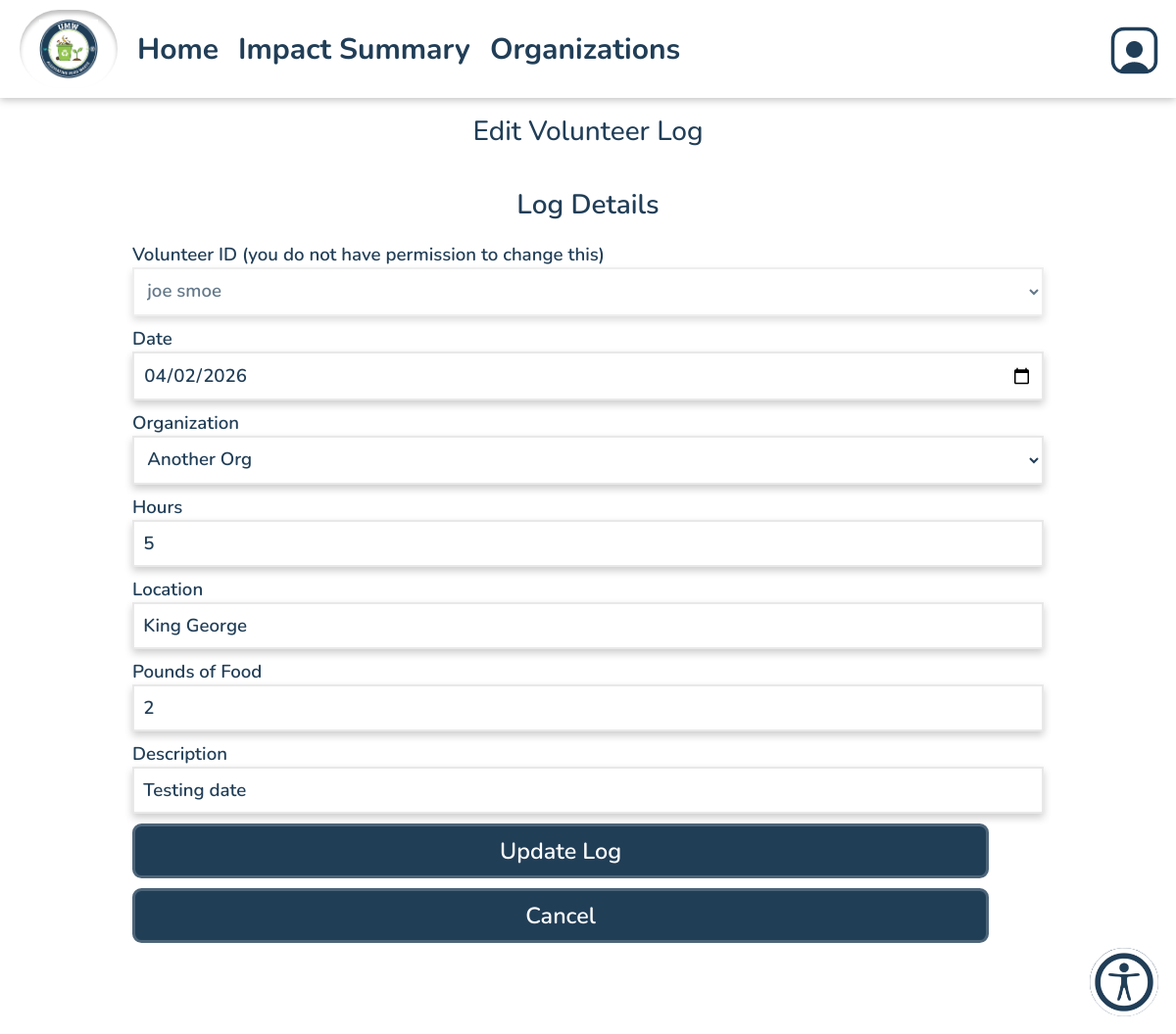
Page /editLog.php?id=15 (signed in) on the committed database.
### tables this page shows
CREATE TABLE `dbvolunteeractivity` (
  `id` int(11) NOT NULL,
  `date` date NOT NULL,
  `volunteerID` varchar(256) NOT NULL COMMENT 'referenced dbusers id (aka username)',
  `hours` float NOT NULL,
  `poundsOfFood` float DEFAULT NULL,
  `organizationID` int(11) NOT NULL,
  `location` varchar(1000) DEFAULT NULL,
  `description` text DEFAULT NULL,
  `latitude` decimal(10,8) DEFAULT NULL,
  `longitude` decimal(11,8) DEFAULT NULL,
  `archived` tinyint(4) NOT NULL DEFAULT 0
);

CREATE TABLE `dbusers` (
  `id` varchar(256) NOT NULL COMMENT 'id should be user''s username unique',
  `start_date` timestamp NOT NULL DEFAULT current_timestamp(),
  `first_name` varchar(100) NOT NULL,
  `last_name` varchar(100) NOT NULL,
  `email` varchar(100) NOT NULL,
  `password` text NOT NULL,
  `role` varchar(20) NOT NULL,
  `semester` varchar(20) NOT NULL,
  `archived` tinyint(4) NOT NULL DEFAULT 0
);

CREATE TABLE `dborganizations` (
  `id` int(11) NOT NULL,
  `name` varchar(256) NOT NULL,
  `email` varchar(256) DEFAULT NULL,
  `description` text DEFAULT NULL,
  `location` varchar(256) DEFAULT NULL,
  `archived` tinyint(4) NOT NULL DEFAULT 0
);

### database/dbUsers.php (called while the page is built, shortened)
<?php
function retrieve_all($wants_archived=false) {
    $con=connect();
    $query = "SELECT distinct * FROM dbusers";
    if ($wants_archived) {
        $query .= " WHERE archived = 1 or archived = 0";
    } else {
        $query .= " WHERE archived = 0";
    }
    $result = mysqli_query($con,$query);
    return $result;
}

### include/output.php (called while the page is built, shortened)
<?php
    function hsc($input) {
        if (is_array($input)) {
            $arr = [];
            foreach ($input as $key => $value) {
                $arr[$key] = htmlspecialchars($value ?? '');
            }
            return $arr;
        }
        return htmlspecialchars($input ?? '');
    }

### database/dbVolunteerActivity.php (called while the page is built, shortened)
<?php
function fetch_volunteer_activity_by_id($id) {
    $connection = connect();
    $id = mysqli_real_escape_string($connection, $id);
    $query = $connection->prepare("select * from dbvolunteeractivity where id = ?");
    $query->bind_param("i", $id);
    $query->execute();
    $result = $query->get_result();
    $log = mysqli_fetch_assoc($result);
    if ($log) {
        require_once('include/output.php');
        $log = hsc($log);
        return $log;
    }
    return null;
}

### database/dbOrganizations.php (called while the page is built, shortened)
<?php
function get_organizations_id_name($want_archived = false) {
    $con=connect();
    $query = "SELECT id, name FROM dborganizations WHERE archived = 0";
    $result = mysqli_query($con,$query);
    return $result;
}

### editLog.php (the view, shortened to what this page needs)
<?php
    if (isset($_SESSION['_id'])) {
        $accessLevel = $_SESSION['access_level'];
    }
    require_once('include/input-validation.php');
    require_once('include/output.php');
    require_once('database/dbVolunteerActivity.php');
    require_once('database/dbOrganizations.php');
    require_once('database/dbUsers.php');
    $args  = sanitize($_GET);
    $id    = $args['id'];
    $log = fetch_volunteer_activity_by_id($id);
    $organizations = get_organizations_id_name();
    $volunteers = retrieve_all($want_archived=false);
    require_once('include/output.php');
?>
<!DOCTYPE html>
<html>
    <head>
        <?php require_once('universal.inc') ?>
        <link rel="stylesheet" href="https://cdn.jsdelivr.net/npm/choices.js/public/assets/styles/choices.min.css" />
    </head>
    <body>
        <?php require_once('header.php') ?>
        <h1>Edit Volunteer Log</h1>
        <main class="date">
            <h2>Log Details</h2>
            <form id="edit-log-form" method="post">
                <label for ="volunteerID">Volunteer ID <?php if ($accessLevel < 3) { echo "<span>(you do not have permission to change this)</span>";} ?></label>
                <select id="volunteerID" name="volunteerID" required <?php if ($accessLevel < 3) { echo "disabled";} ?>>
                    <?php foreach ($volunteers as $volunteer): ?>
                        <?php if ($volunteer['role'] !== "Student") continue;  ?>
                        <option value="<?php echo hsc($volunteer['id']) ?>"
                            <?php if ($volunteer['id'] == $log['volunteerID']) echo 'selected'; ?>>
                            <?php echo hsc($volunteer['first_name'] . ' ' . $volunteer['last_name']) ?>
                        </option>
                    <?php endforeach; ?>
                </select>
                <label for="date">Date</label>
                <input type="date" id="date" name="date"
                    value="<?php echo hsc($log['date']) ?>" required>
                <label for="organizationID">Organization</label>
                <select id="organizationID" name="organizationID" required>
                    <?php foreach ($organizations as $org): ?>
                        <option value="<?php echo hsc($org['id']) ?>"
                            <?php if ($org['id'] == $log['organizationID']) echo 'selected'; ?>>
                            <?php echo hsc($org['name']) ?>
                        </option>
                    <?php endforeach; ?>
                </select>
                <label for="hours">Hours</label>
                <input type="number" id="hours" name="hours" min="0" step=".01" max="99"
                    value="<?php echo hsc($log['hours']) ?>" required>
                <label for="location">Location</label>
                <input type="text" id="location" name="location"
                    value="<?php echo hsc($log['location']) ?>">
                <label for="poundsOfFood">Pounds of Food</label>
                <input type="number" id="poundsOfFood" name="poundsOfFood" min="0" step="0.01" max="9999"
                    value="<?php echo hsc($log['poundsOfFood']) ?>">
                <label for="description">Description</label>
                <input type="text" id="description" name="description"
                    value="<?php echo hsc($log['description']) ?>">
                <input type="submit" value="Update Log">
                <a class="button cancel" href="log.php?id=<?php echo hsc($_GET['id']) ?>" style="margin-top: .5rem">Cancel</a>
            </form>
        </main>
    </body>
</html>

### css/base.css (style rules this page uses)
html, body, header, main, footer, div, span, p, h1, h2, h3, h4, h5, h6, ul, ol, li, input, select, textarea, form, section, label, table, td, tr, th, form, fieldset, em, button, a { padding: 0; margin: 0; font-size: inherit; font-family: inherit; font-weight: inherit; text-decoration: none; font-style: normal; box-sizing: border-box; text-align: left; list-style-type: none; border-spacing: 0; }
:root { --page-background-color: white; --page-font-color: #213e57; --inactive-font-color: #213e57; --inactive-background-color: white; --standout-background: white; --happy-toast-background-color: #5D7E61; --happy-toast-font-color: rgb(255, 255, 255); --info-toast-background-color: #2f2f2f; --info-toast-font-color: white; --error-toast-background-color: #A66654; --error-toast-font-color: rgb(255, 255, 255); --shadow-and-border-color: #e8e8e8; --main-color: #213e57; --main-color-hover: #4d6579; --accent-color: #92c44c; --accent-color-hover: #759d3d; --secondary-accent-color: rgb(175, 141, 92); --accessible-highlight-color: #2563EB; --wv-accent-color: #C9AB81; --wv-accent-foreground: #111111; --wv-bg-light: #ffffff; --wv-text-dark: #111111; --wv-muted-text: #6b6b6b; --calendar-event-color: #808080; --calendar-event-color-hover: var(--accent-color); --calendar-today-border: 2px solid var(--secondary-accent-color); --button-font-color: rgb(255, 255, 255); --button-padding: 0.5rem 1.5rem; --button-border-radius: 0.5rem; --standard-border: 1px solid #333333; --light-border: 1px solid var(--shadow-and-border-color); --text-field-border: 2px solid #e8e8e8; --cancel-button-background-color: #A66654; --error-color: #A66654; font-size: 18px; font-family: Montserrat; font-weight: 300; }
body { background-color: var(--page-background-color); color: var(--page-font-color); font-family: Montserrat; }
a { color: var(--accent-color); }
main:not(.login):not(.calendar-view):not(.dashboard) { padding: 1rem; }
input[type=text], input[type=password], input[type=date], input[type=email], input[type=number], input[type=tel], select, textarea, .pseudo-input, .pseudo-input-disabled { border: var(--text-field-border); border-radius: 0; padding: 0.5rem; width: 100%; background-color: var(--page-background-color); margin-bottom: 0.5rem; scroll-margin: 7.5rem; box-shadow: 0px 4px 8px rgba(0,0,0,0.2); color: var(--page-font-color); font-weight: 550; }
input[type=text]::placeholder, input[type=password]::placeholder, input[type=date]::placeholder, input[type=email]::placeholder, input[type=number]::placeholder, input[type=tel]::placeholder, textarea::placeholder { color: var(--main-color-hover); }
input[type=text]:disabled, input[type=password]:disabled, input[type=date]:disabled, input[type=number]:disabled, input[type=email]:disabled, input[type=tel]:disabled, select:disabled, textarea:disabled, .pseudo-input-disabled { background-color: var(--inactive-background-color); color: var(--inactive-font-color); }
input[type=submit], button, .button, a.button-signup { color: var(--button-font-color); background-color: var(--main-color); padding: var(--button-padding); border: 3px solid var(--main-color-hover); border-radius: var(--button-border-radius); font-weight: 550; font-size: 1.25rem; width: 94%; transition: background-color .3s; cursor: pointer; text-align: center; }
label { color: var(--page-font-color); font-weight: 600; width: 100%; text-align: left; }
h1 , .impact-header { font-size: 1.5rem; font-weight: 500; color: var(--page-font-color); width: 100%; text-align: center; padding: 1rem; position: static !important; }
h2 { font-size: 1.5rem; font-weight: 550; text-align: center; }
.button { display: inline-block; }
button.cancel, a.cancel { background-color: var(--main-color); color: white; }
main.date { gap: 1rem; margin-bottom: 4rem; }
@media only screen and (min-width: 1024px) { main.date { width: 100%; display: flex; flex-direction: column; align-items: center; } }
@media only screen and (min-width: 1024px) { main.date > * { width: 80%; } }

### rows in the picture
dbvolunteeractivity: volunteerID "joe smoe", date "04/02/2026", organizationID "Another Org", hours "5", location "King George", poundsOfFood "2", description "Testing date"
